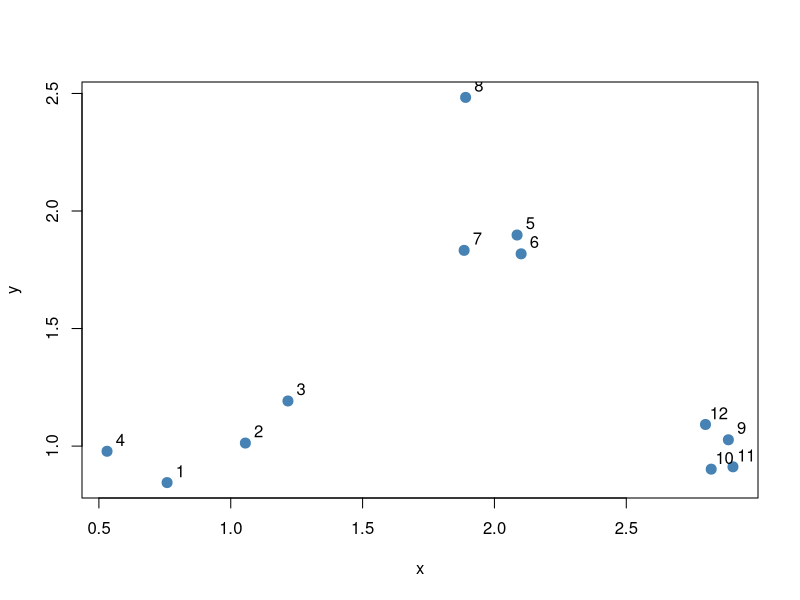
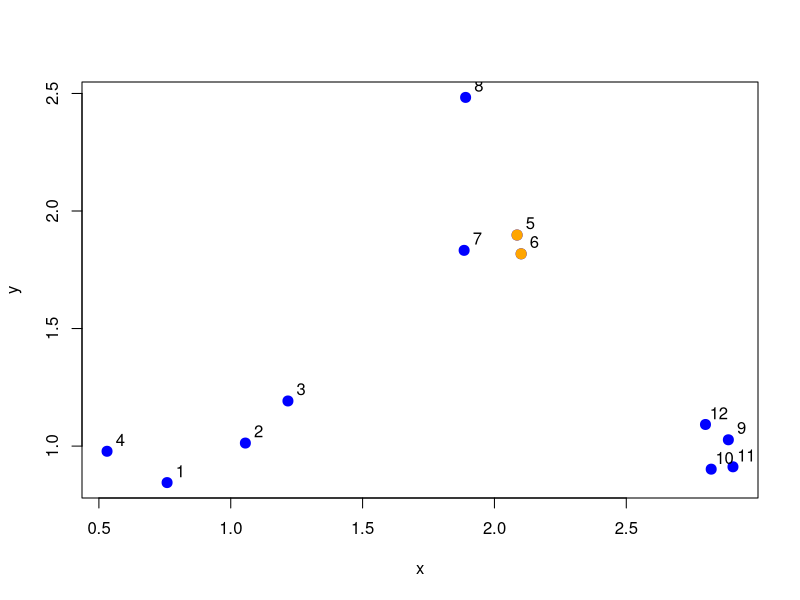
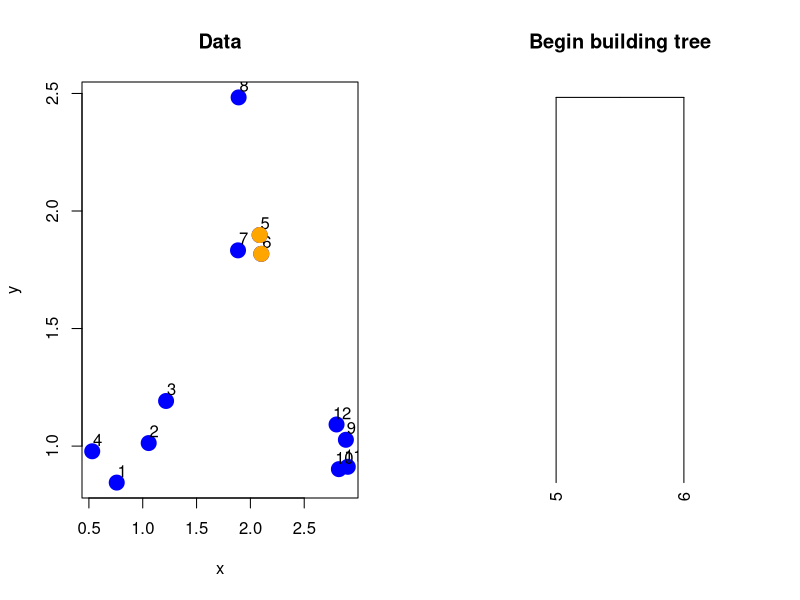
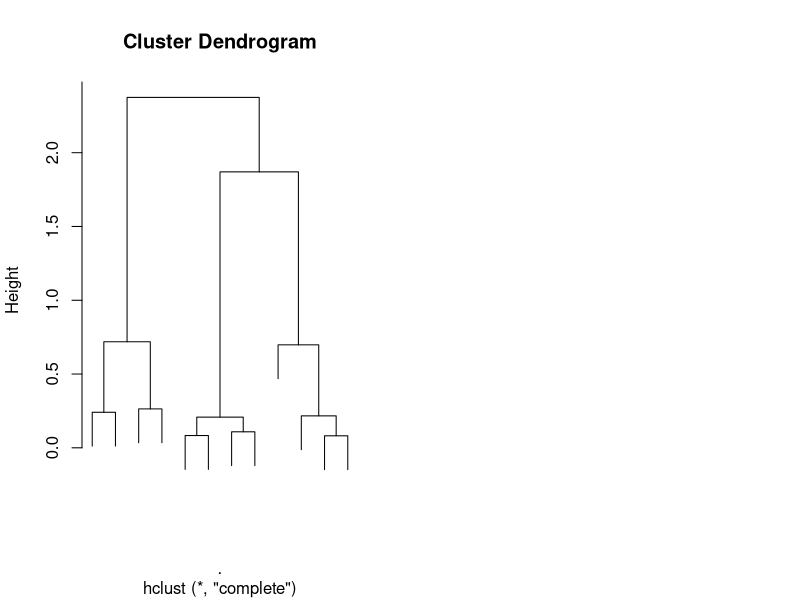

The R source for these figures, in order: (Note: this script raises an error after producing the figures.)
## Make Simulation 
set.seed(1234)
rep(c(1,2,1),each =4)
x <- rnorm(n = 12 , mean = rep(1:3 , each = 4),sd =0.2 )
y <- rnorm(n = 12 , mean = rep(c(1,2,1),each = 4) ,sd = 0.2)
plot(x,y ,col = "steelblue" , pch =20 ,cex = 2)
text(x + 0.05 ,y+0.05,labels = as.character(1:12))

# tHE BASIC is that ,Find The distance between each Observation
# here's how it goes
df <- data.frame(x=x , y=y )
dist(df) #Distance between each Obs ,Note that 
# dist() used *EUCLIDEAN distance* as the metrics

distMatrix <- as.matrix(dist(df))
distMatrix
##Modified The Diagonal ,so when we try to find the minima its easy.
diag(distMatrix) <- diag(distMatrix) + 100000

ind <- which(distMatrix == min(distMatrix) , arr.ind = T)
ind

plot(x, y,col = "blue" ,pch = 20 ,cex= 2)
text(x + 0.05 , y+0.05 ,labels =as.character(1:12))
points(x[ind[1,]] , y[ind[1,]],col = "orange" , pch = 20 ,cex= 2)

# we can see From here 67 is the Closest one.
# Now We need to merge it .
par(mfrow = c(1, 2))
plot(x, y, col = "blue", pch = 19, cex = 2, main = "Data")
text(x + 0.05, y + 0.05, labels = as.character(1:12))
points(x[ind[1, ]], y[ind[1, ]], col = "orange", pch = 19, cex = 2)
# Make a cluster and cut it at the right 
library(dplyr)

hcluster <- dist(df) %>% hclust
dendro <- as.dendrogram(hcluster)
cut(dendro, h = (hcluster$height[1] + 0.00001))
cutDendro <- cut(dendro, h = (hcluster$height[1] + 0.00001))
plot(cutDendro$lower[[11]], yaxt = "n", main = "Begin building tree")

# I dont understand The cut,so im not going to continue that yet.

myplclust <- function(hclust , lab = hclust$labels , lab.col = rep(1, length(hclust$labels)),
                      hang = 0.1 ,...)
{
  print(hclust)
  y <- rep(hclust$heigth ,2)
  x <- as.numeric(hclust$merge)
  y <- y[which(x<0)]
  x <- x[which(y<0)]
  x <- abs(x)
  y <- y[order(x)]
  x <- x[order(x)]
  plot(hclust , labels = F , hang = hang)
  text(x = x, y = y[hclust$order] - (max(hclust$height) * hang), labels = lab[hclust$order],
       col = lab.col[hclust$order], srt = 90, adj = c(1, 0.5), xpd = NA, ...)
  
}
hclustering <- data.frame(x = x , y = y) %>% dist() %>% hclust()
myplclust(hclustering , lab = rep(1:3 ,each =4 ),lab.col = rep(1:3 ,each = 4))

## I'll Back Later to this code , But i already get the intuiton .
par(mfrow = c(1,2))
data.frame(x=x ,y=y ) %>%data.matrix
dataMatrix <- data.frame(x=x ,y=y ) %>%data.matrix #Turn df to matrix
plot(x, y,col = "blue" ,pch = 20 ,cex= 2)
text(x + 0.05 , y+0.05 ,labels =as.character(1:12))
heatmap(dataMatrix ,distfun =function(df) dist(df,method = 'euclidean') ,hclustfun = function(df) hclust(df,method = 'centroid') )
?heatmap()
class(dist(df,method="euclidean"))
paste(x[6] , y[6])
paste(x[7] , y[7])
# Sometime its confusing,so hierarical clustering purpose for me
## Just try to find general relationship within variable and what rows coresspond to that
#Whooo Finally i get the idea :D
